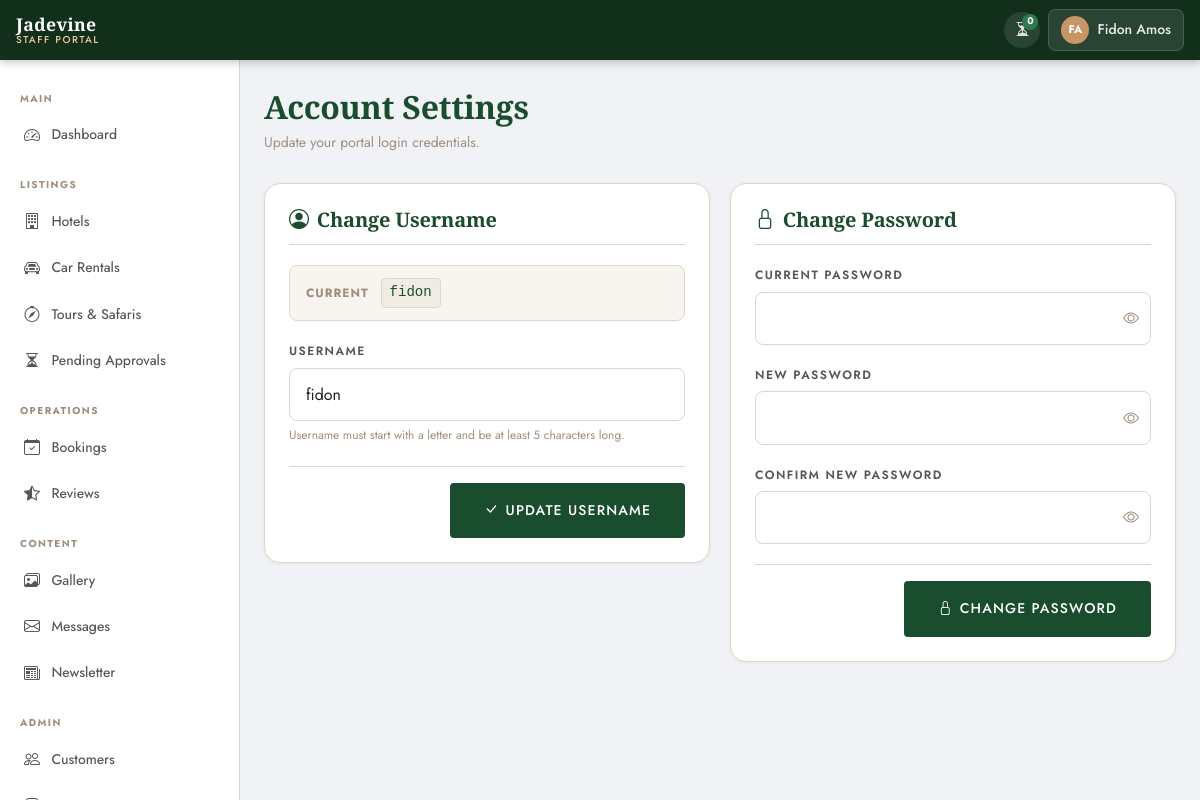
Screenshot of /portal/settings/ (signed in) with the database file from the repository.
### apps/accounts/models.py (models this page shows, shortened)
class CustomUser(AbstractUser):
    LANGUAGE_CHOICES = [
        ('en', 'English'),
        ('fr', 'Français'),
        ('ru', 'Русский'),
    ]
    phone = models.CharField(
        max_length=20,
        blank=True,
        null=True,
        verbose_name=_('Phone Number'),
    )
    nationality = models.CharField(
        max_length=100,
        blank=True,
        null=True,
        verbose_name=_('Nationality'),
    )
    preferred_language = models.CharField(
        max_length=5,
        choices=LANGUAGE_CHOICES,
        default='en',
        verbose_name=_('Preferred Language'),
    )
    profile_photo = models.ImageField(
        upload_to='profiles/',
        blank=True,
        null=True,
        verbose_name=_('Profile Photo'),
    )
    class Meta:
        verbose_name = _('User')
        verbose_name_plural = _('Users')

### apps/portal/views/settings.py (the view, shortened to what this page needs)
# urls.py: path('settings/', PortalSettingsView.as_view(), name='settings'),
class PortalSettingsView(PortalRequiredMixin, View):
    template_name = 'portal/portal_settings.html'
    def _context(self, request, username_form=None, password_form=None):
        return {
            'username_form': username_form or PortalUsernameForm(
                instance=request.user
            ),
            'password_form': password_form or PortalPasswordChangeForm(
                user=request.user
            ),
        }
    def get(self, request):
        return render(request, self.template_name, self._context(request))

### templates/portal/portal_settings.html (shortened to what this page needs)
{% extends "portal/portal_base.html" %}
{% load i18n static %}
{% block page_title %}{% trans "Account Settings" %}{% endblock %}
{% block page_subtitle %}
<p class="portal-page-subtitle">
  {% trans "Update your portal login credentials." %}
</p>
{% endblock %}
{% block extra_css %}
<link rel="stylesheet" href="{% static 'css/portal/portal_settings.css' %}">
{% endblock %}
{% block content %}
<div class="settings-grid">
  <div class="portal-card">
    <div class="portal-card-header">
      <h2 class="portal-card-title">
        <i class="bi bi-person-circle me-2"></i>{% trans "Change Username" %}
      </h2>
    </div>
    <form method="post">
      <div class="settings-current-value">
        <span class="settings-current-label">{% trans "Current" %}</span>
        <code class="settings-current-code">{{ request.user.username }}</code>
      </div>
      <div class="jd-form-group">
        <label class="jd-label" for="{{ username_form.username.id_for_label }}">
          {{ username_form.username.label }}
        </label>
        {{ username_form.username }}
        <div class="settings-field-hint">
          {% trans "Username must start with a letter and be at least 5 characters long." %}
        </div>
      </div>
      <div class="settings-form-footer">
        <button type="submit" class="btn-primary-jd"
                style="display:inline-flex;align-items:center;gap:0.4rem;">
          <i class="bi bi-check-lg"></i> {% trans "Update Username" %}
        </button>
      </div>
    </form>
  </div>
  <div class="portal-card">
    <div class="portal-card-header">
      <h2 class="portal-card-title">
        <i class="bi bi-lock me-2"></i>{% trans "Change Password" %}
      </h2>
    </div>
    <form method="post">
      <div class="jd-form-group">
        <label class="jd-label"
               for="{{ password_form.old_password.id_for_label }}">
          {% trans "Current Password" %}
        </label>
        <div class="settings-pw-wrap">
          {{ password_form.old_password }}
          <button type="button" class="settings-pw-toggle"
                  data-target="{{ password_form.old_password.id_for_label }}"
                  tabindex="-1" aria-label="{% trans 'Toggle visibility' %}">
            <i class="bi bi-eye"></i>
          </button>
        </div>
      </div>
      <div class="jd-form-group">
        <label class="jd-label"
               for="{{ password_form.new_password1.id_for_label }}">
          {% trans "New Password" %}
        </label>
        <div class="settings-pw-wrap">
          {{ password_form.new_password1 }}
          <button type="button" class="settings-pw-toggle"
                  data-target="{{ password_form.new_password1.id_for_label }}"
                  tabindex="-1" aria-label="{% trans 'Toggle visibility' %}">
            <i class="bi bi-eye"></i>
          </button>
        </div>
      </div>
      <div class="jd-form-group">
        <label class="jd-label"
               for="{{ password_form.new_password2.id_for_label }}">
          {% trans "Confirm New Password" %}
        </label>
        <div class="settings-pw-wrap">
          {{ password_form.new_password2 }}
          <button type="button" class="settings-pw-toggle"
                  data-target="{{ password_form.new_password2.id_for_label }}"
                  tabindex="-1" aria-label="{% trans 'Toggle visibility' %}">
            <i class="bi bi-eye"></i>
          </button>
        </div>
      </div>
      <div class="settings-form-footer">
        <button type="submit" class="btn-primary-jd"
                style="display:inline-flex;align-items:center;gap:0.4rem;">
          <i class="bi bi-lock"></i> {% trans "Change Password" %}
        </button>
      </div>
    </form>
  </div>
</div>
{% endblock %}

### templates/portal/portal_base.html (shortened to what this page needs)
{% load static i18n %}
<!DOCTYPE html>
<html lang="en">
<head>
  <link rel="stylesheet"
        href="https://cdn.jsdelivr.net/npm/bootstrap@5.3.3/dist/css/bootstrap.min.css">
  <link rel="stylesheet"
        href="https://cdn.jsdelivr.net/npm/bootstrap-icons@1.11.3/font/bootstrap-icons.min.css">
  <link rel="stylesheet"
        href="https://cdn.datatables.net/1.13.8/css/dataTables.bootstrap5.min.css">
  <link rel="stylesheet"
        href="https://cdn.datatables.net/buttons/2.4.2/css/buttons.bootstrap5.min.css">
  <link rel="stylesheet" href="{% static 'css/main.css' %}">
  <link rel="stylesheet" href="{% static 'css/portal/portal_base.css' %}">
  {% block extra_css %}{% endblock %}
</head>
<body class="portal-body {% block body_class %}{% endblock %}">
<header class="portal-topbar">
  <a href="{% url 'portal:dashboard' %}" class="portal-topbar-brand">
    <span class="brand-name">Jadevine</span>
    <span class="brand-sub">{% trans "Staff Portal" %}</span>
  </a>
  <div class="portal-topbar-right">
    {% if not mini_admin %}
    <a href="{% url 'portal:dashboard' %}#pending"
       class="portal-topbar-badge {% if pending_total == 0 %}portal-topbar-badge--zero{% endif %}"
       title="{% trans 'Pending approvals' %}">
      <i class="bi bi-hourglass-split"></i>
      <span class="pending-count-badge">{{ pending_total }}</span>
    </a>
    {% endif %}
    <div class="portal-user-dropdown dropdown">
      <button class="portal-user-btn dropdown-toggle"
              data-bs-toggle="dropdown"
              aria-expanded="false">
        <span class="portal-user-avatar">
          {{ request.user.first_name|first|upper }}{{ request.user.last_name|first|upper }}
        </span>
        <span class="portal-user-name d-none d-md-inline">
          {{ request.user.get_full_name|default:request.user.username }}
        </span>
      </button>
    </div>
  </div>
</header>
<div class="portal-layout">
  <aside class="portal-sidebar" id="portalSidebar">
    <nav class="portal-nav">
      <div class="portal-nav-section">
        <span class="portal-nav-label">{% trans "Main" %}</span>
        <a href="{% url 'portal:dashboard' %}"
           class="portal-nav-link {% block nav_dashboard %}{% endblock %}">
          <i class="bi bi-speedometer2"></i>
          <span>{% trans "Dashboard" %}</span>
        </a>
      </div>
      <div class="portal-nav-section">
        <span class="portal-nav-label">{% trans "Listings" %}</span>
        <a href="{% url 'portal:hotel_list' %}"
           class="portal-nav-link {% block nav_hotels %}{% endblock %}">
          <i class="bi bi-building"></i>
          <span>{% trans "Hotels" %}</span>
        </a>
        <a href="{% url 'portal:car_list' %}"
           class="portal-nav-link {% block nav_cars %}{% endblock %}">
          <i class="bi bi-car-front"></i>
          <span>{% trans "Car Rentals" %}</span>
        </a>
        {% if not mini_admin %}
        <a href="{% url 'portal:tour_list' %}"
           class="portal-nav-link {% block nav_tours %}{% endblock %}">
          <i class="bi bi-compass"></i>
          <span>{% trans "Tours &amp; Safaris" %}</span>
        </a>
        {% endif %}
        {% if not mini_admin %}
        <a href="{% url 'portal:pending_hotels' %}"
           class="portal-nav-link {% block nav_pending %}{% endblock %}">
          <i class="bi bi-hourglass-split"></i>
          <span>{% trans "Pending Approvals" %}</span>
        </a>
        {% endif %}
      </div>
      <div class="portal-nav-section">
        <span class="portal-nav-label">{% trans "Operations" %}</span>
        <a href="{% url 'portal:booking_list' %}"
           class="portal-nav-link {% block nav_bookings %}{% endblock %}">
          <i class="bi bi-calendar-check"></i>
          <span>{% trans "Bookings" %}</span>
        </a>
        <a href="{% url 'portal:review_list' %}"
          class="portal-nav-link {% block nav_reviews %}{% endblock %}">
          <i class="bi bi-star-half"></i>
          <span>{% trans "Reviews" %}</span>
        </a>
      </div>
      {% if not mini_admin %}
      <div class="portal-nav-section">
        <span class="portal-nav-label">{% trans "Content" %}</span>
        <a href="{% url 'portal:gallery' %}"
           class="portal-nav-link {% block nav_gallery %}{% endblock %}">
          <i class="bi bi-images"></i>
          <span>{% trans "Gallery" %}</span>
        </a>
        <a href="{% url 'portal:message_list' %}"
           class="portal-nav-link {% block nav_messages %}{% endblock %}">
          <i class="bi bi-envelope"></i>
          <span>{% trans "Messages" %}</span>
        </a>
        <a href="{% url 'portal:newsletter' %}"
           class="portal-nav-link {% block nav_newsletter %}{% endblock %}">
          <i class="bi bi-newspaper"></i>
          <span>{% trans "Newsletter" %}</span>
        </a>
      </div>
      {% endif %}
      {% if not mini_admin %}
      <div class="portal-nav-section">
        <span class="portal-nav-label">{% trans "Admin" %}</span>
        <a href="{% url 'portal:user_list' %}"
           class="portal-nav-link {% block nav_users %}{% endblock %}">
          <i class="bi bi-people"></i>
          <span>{% trans "Customers" %}</span>
        </a>
        <a href="{% url 'portal:miniadmin_list' %}"
           class="portal-nav-link {% block nav_miniadmins %}{% endblock %}">
          <i class="bi bi-person-badge"></i>
          <span>{% trans "Partners" %}</span>
        </a>
      </div>
      {% endif %}
    </nav>
  </aside>
  <main class="portal-main">
    {% block page_header %}
    <div class="portal-page-header">
      <div>
        <h1 class="portal-page-title">{% block page_title %}{% endblock %}</h1>
        {% block page_subtitle %}{% endblock %}
      </div>
    </div>
    {% endblock %}
    <div class="portal-content">
      {% block content %}{% endblock %}
    </div>
  </main>
</div>
</body>
</html>

### rows the page displays
CustomUser: user.first_name|first "F", user.last_name|first "A", user.get_full_name "Fidon Amos", user.username "fidon", username "fidon"

### other values shown
{{ pending_total }} "0"
{{ username_form.username.label }} "USERNAME"
